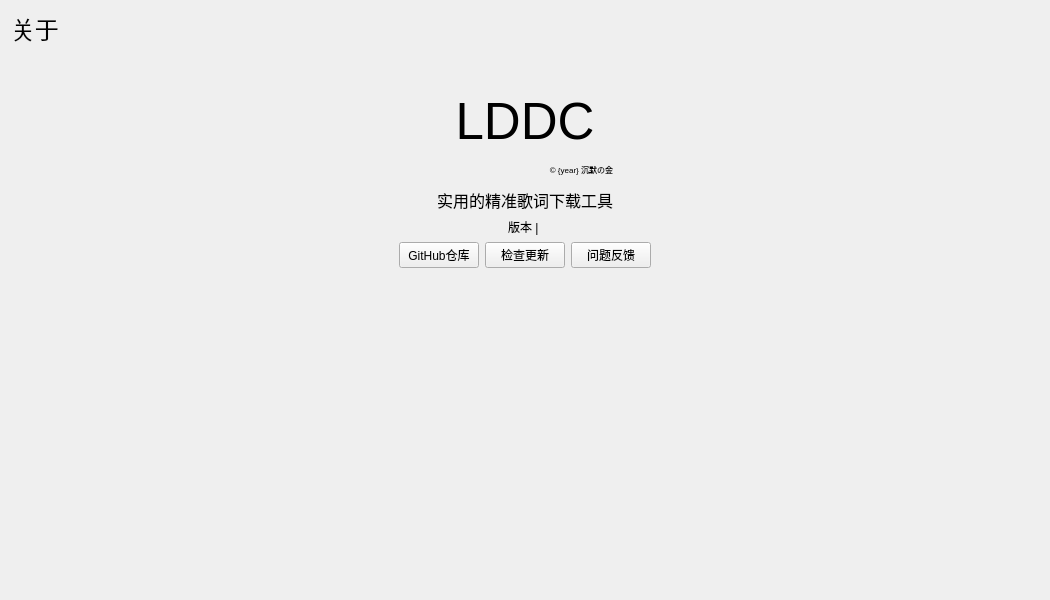
<?xml version="1.0" encoding="UTF-8"?>
<ui version="4.0">
 <class>about</class>
 <widget class="QWidget" name="about">
  <property name="geometry">
   <rect>
    <x>0</x>
    <y>0</y>
    <width>1050</width>
    <height>600</height>
   </rect>
  </property>
  <property name="windowTitle">
   <string>Form</string>
  </property>
  <layout class="QVBoxLayout" name="verticalLayout">
   <item>
    <widget class="QLabel" name="title_label">
     <property name="sizePolicy">
      <sizepolicy hsizetype="Fixed" vsizetype="Fixed">
       <horstretch>0</horstretch>
       <verstretch>0</verstretch>
      </sizepolicy>
     </property>
     <property name="font">
      <font>
       <pointsize>18</pointsize>
      </font>
     </property>
     <property name="text">
      <string>关于</string>
     </property>
    </widget>
   </item>
   <item>
    <spacer name="verticalSpacer_2">
     <property name="orientation">
      <enum>Qt::Orientation::Vertical</enum>
     </property>
     <property name="sizeType">
      <enum>QSizePolicy::Policy::Fixed</enum>
     </property>
     <property name="sizeHint" stdset="0">
      <size>
       <width>20</width>
       <height>40</height>
      </size>
     </property>
    </spacer>
   </item>
   <item alignment="Qt::AlignmentFlag::AlignHCenter">
    <widget class="QLabel" name="label">
     <property name="font">
      <font>
       <pointsize>16</pointsize>
      </font>
     </property>
     <property name="text">
      <string>&lt;html&gt;&lt;head/&gt;&lt;body&gt;&lt;p align=&quot;center&quot;&gt;&lt;img src=&quot;:/LDDC/img/icon/logo.png&quot; width=&quot;50&quot; height=&quot;50&quot; style=&quot;vertical-align: middle;&quot;/&gt;&lt;span style=&quot; font-size:38pt;&quot;&gt;LDDC&lt;/span&gt;&lt;/p&gt;&lt;p align=&quot;right&quot;&gt;&lt;span style=&quot; font-size:6pt;&quot;&gt;© {year} 沉默の金&lt;/span&gt;&lt;/p&gt;&lt;p align=&quot;center&quot;&gt;&lt;span style=&quot; font-size:12pt;&quot;&gt;实用的精准歌词下载工具&lt;/span&gt;&lt;/p&gt;&lt;/body&gt;&lt;/html&gt;</string>
     </property>
    </widget>
   </item>
   <item alignment="Qt::AlignmentFlag::AlignHCenter">
    <widget class="QLabel" name="version_label">
     <property name="text">
      <string>版本 | </string>
     </property>
    </widget>
   </item>
   <item>
    <layout class="QHBoxLayout" name="horizontalLayout">
     <item>
      <spacer name="horizontalSpacer_2">
       <property name="orientation">
        <enum>Qt::Orientation::Horizontal</enum>
       </property>
       <property name="sizeHint" stdset="0">
        <size>
         <width>40</width>
         <height>20</height>
        </size>
       </property>
      </spacer>
     </item>
     <item>
      <widget class="QPushButton" name="github_pushButton">
       <property name="sizePolicy">
        <sizepolicy hsizetype="Fixed" vsizetype="Fixed">
         <horstretch>0</horstretch>
         <verstretch>0</verstretch>
        </sizepolicy>
       </property>
       <property name="text">
        <string>GitHub仓库</string>
       </property>
      </widget>
     </item>
     <item>
      <widget class="QPushButton" name="checkupdate_pushButton">
       <property name="sizePolicy">
        <sizepolicy hsizetype="Fixed" vsizetype="Fixed">
         <horstretch>0</horstretch>
         <verstretch>0</verstretch>
        </sizepolicy>
       </property>
       <property name="text">
        <string>检查更新</string>
       </property>
      </widget>
     </item>
     <item>
      <widget class="QPushButton" name="githubissues_pushButton">
       <property name="sizePolicy">
        <sizepolicy hsizetype="Fixed" vsizetype="Fixed">
         <horstretch>0</horstretch>
         <verstretch>0</verstretch>
        </sizepolicy>
       </property>
       <property name="text">
        <string>问题反馈</string>
       </property>
      </widget>
     </item>
     <item>
      <spacer name="horizontalSpacer">
       <property name="orientation">
        <enum>Qt::Orientation::Horizontal</enum>
       </property>
       <property name="sizeHint" stdset="0">
        <size>
         <width>40</width>
         <height>20</height>
        </size>
       </property>
      </spacer>
     </item>
    </layout>
   </item>
   <item>
    <spacer name="verticalSpacer">
     <property name="orientation">
      <enum>Qt::Orientation::Vertical</enum>
     </property>
     <property name="sizeHint" stdset="0">
      <size>
       <width>20</width>
       <height>40</height>
      </size>
     </property>
    </spacer>
   </item>
  </layout>
 </widget>
 <resources>
  <include location="../res/resource.qrc"/>
 </resources>
 <connections/>
</ui>
